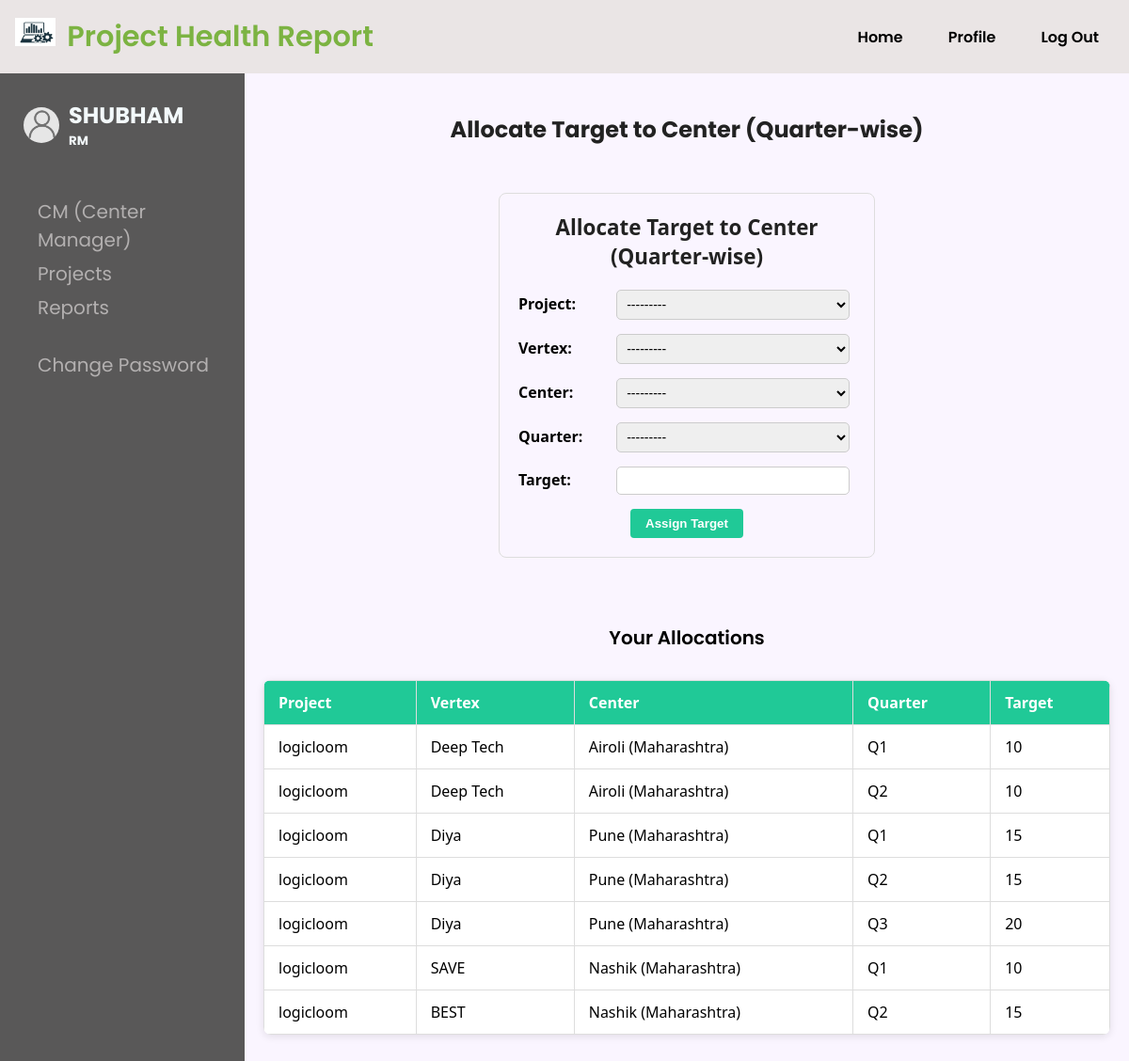
The page /allocations/rm-allocates/ (signed in) on the database its author committed.
### user_roles/models.py (models this page shows, shortened)
class Multiuser(AbstractUser):
    ROLE_CHOICES = [
        ('pmo', 'PMO (Project Management Office)'),
        ('vp', 'VP (Vice President)'),
        ('rm', 'RM (Regional Manager)'),
        ('cm', 'CM (Center Manager)')
    ]
    role = models.CharField(max_length=10, choices=ROLE_CHOICES)
    security_question = models.CharField(max_length=255)
    security_answer = models.CharField(max_length=255)

### batches/models.py (models this page shows)
class AssignCenter(models.Model):
    center = models.CharField(max_length=50, choices=CENTER_CHOICES, unique=True)
    cm_user = models.OneToOneField(settings.AUTH_USER_MODEL, on_delete=models.CASCADE)
    def __str__(self):
        return f"{self.get_center_display()}"

### allocation/models.py (models this page shows)
class RmCenterQuarterAllocation(models.Model):
    project = models.ForeignKey(CreateProject, on_delete=models.CASCADE)
    vertex = models.CharField(max_length=50, choices=VertexAllocation.VERTEX_CHOICES)
    center = models.ForeignKey(AssignCenter, on_delete=models.CASCADE)  # could be a centre model
    quarter = models.CharField(max_length=2, choices=[('Q1','Q1'),('Q2','Q2'),('Q3','Q3'),('Q4','Q4')])
    target = models.PositiveIntegerField()
    rm_user = models.ForeignKey(settings.AUTH_USER_MODEL, on_delete=models.CASCADE)
    class Meta:
        unique_together = ('project', 'vertex', 'center', 'quarter', 'rm_user')

### projects/models.py (models this page shows)
class CreateProject(models.Model):
    name = models.CharField(max_length=255)
    description = models.TextField(blank=True)
    total_target = models.PositiveIntegerField()
    start_date = models.DateField()
    end_date = models.DateField()
    created_by = models.ForeignKey(settings.AUTH_USER_MODEL, on_delete=models.CASCADE)
    def __str__(self):
        return self.name  # this makes the dropdown show project names

### allocation/views.py (the view)
# urls.py: path('rm-allocates/', views.rm_allocates_center, name="n_rm_allocates"),
def rm_allocates_center(request):
    if request.method == 'POST':
        form = RmCenterQuarterForm(request.POST)
        if form.is_valid():
            allocation = form.save(commit=False)
            allocation.rm_user = request.user
            allocation.save()
            return redirect('n_rm_allocates')
    else:
        form = RmCenterQuarterForm()
    my_allocations = RmCenterQuarterAllocation.objects.filter(rm_user=request.user)
    has_allocations = my_allocations.exists()
    return render(request, 'rm.html', {
        'rmform': form,
        'center_assign': my_allocations,
        'has_allocations': has_allocations,
    })

### allocation/forms.py
class RmCenterQuarterForm(forms.ModelForm):
    class Meta:
        model = RmCenterQuarterAllocation
        fields = ['project', 'vertex', 'center', 'quarter', 'target']
    def __init__(self, *args, **kwargs):
        super(RmCenterQuarterForm, self).__init__(*args, **kwargs)

### allocation/templates/rm.html (shortened to what this page needs)
{% extends "profile.html" %}
{% load static %}
{% block css %}
    <link rel="stylesheet" type="text/css" href="{% static 'css/vp_rm_center.css' %}">
{% endblock %}
{% block profile_content %}
    <h2 class="page-title">Allocate Target to Center (Quarter-wise)</h2>
    <form method="post" class="allocation-form">
        <h2 class="form-title">Allocate Target to Center (Quarter-wise)</h2>
        <div class="form-group">
            {{ rmform.project.label_tag }} {{ rmform.project }}
        </div>
        <div class="form-group">
            {{ rmform.vertex.label_tag }} {{ rmform.vertex }}
        </div>
        <div class="form-group">
            {{ rmform.center.label_tag }} {{ rmform.center }}
        </div>
        <div class="form-group">
            {{ rmform.quarter.label_tag }} {{ rmform.quarter }}
        </div>
        <div class="form-group">
            {{ rmform.target.label_tag }} {{ rmform.target }}
        </div>
        <button type="submit" class="submit-btn">Assign Target</button>
    </form>
    <h3 class="section-title">Your Allocations</h3>
    {% if has_allocations %}
        <table class="allocation-table">
            <thead>
                <tr>
                    <th>Project</th>
                    <th>Vertex</th>
                    <th>Center</th>
                    <th>Quarter</th>
                    <th>Target</th>
                </tr>
            </thead>
            <tbody>
                {% for alloc in center_assign %}
                    <tr>
                        <td>{{ alloc.project.name }}</td>
                        <td>{{ alloc.vertex }}</td>
                        <td>{{ alloc.center }}</td>
                        <td>{{ alloc.quarter }}</td>
                        <td>{{ alloc.target }}</td>
                    </tr>
                {% endfor %}
            </tbody>
        </table>
    {% else %}
        <p class="no-allocations">You have not allocated any targets yet.</p>
    {% endif %}
{% endblock %}

### user_roles/templates/profile.html (shortened to what this page needs)
{% extends "home.html" %}
{% load static %}
{% block content %}
    <div class="sidenav">
        <div class='user_data'>
            <img src="{% static 'img/user_icon.png' %}" alt="user-icon" >
            <div class="user_info">
                <h2>{{ user.username }}</h2>
                <h5>{{ user.role }}</h5>
            </div>
        </div><br><br>
        {% if user.is_authenticated %}
            {% if user.role == 'pmo' %}
                <a href="{% url 'n_createproject' %}">Create Project</a>
            {% elif user.role == 'vp' %}
                <a href="{% url 'n_assign_region' %}">RM (Regional Manager)</a>
            {% elif user.role == 'rm' %}
                <a href="{% url 'n_assign_center' %}">CM (Center Manager)</a>
            {% else %}
                <a href="{% url 'n_create_batch' %}">Create Batch</a>
                <a href="{% url 'n_batchlist' %}">Batches</a>
            {% endif %}
            <a href="{% url 'n_projectlist' %}">Projects</a>
            <a href="{% url 'n_filter_report' %}">Reports</a>
            <br>
            <a href="{% url 'n_changepassword' %}">Change Password</a>
        {% endif %}
	</div>
    <main class='main_class'>
        {% block profile_content %}
        {% endblock %}
    </main>
{% endblock %}

### static/css/home_profile.css (style rules this page uses)
:root { --extra-light: #faf5ff; --max-width: 1200px; }
* { padding: 0; margin: 0; box-sizing: border-box; }
a { text-decoration: none; }
body { font-family: "Poppins", sans-serif; background-color: var(--extra-light); }
.sidenav { height:100%; width:260px; position: fixed; z-index:1; top:0; left:0; background-color:#595858; overflow-x: hidden; padding-top:90px; }
.sidenav a { padding:0px 3px 6px 40px; text-decoration: none; font-size:20px; color: #b3b0b0; display:block; }
.main_class { margin-top: 100px; margin-left: 260px; padding: 20px; width: calc(100% - 260px); box-sizing: border-box; display: flex; justify-content: center; align-items: center; flex-direction: column; min-height: 100vh; }
.user_data { display: flex; align-items: center; gap: 10px; margin-top: 15px; }
.user_data img { width: 38px; height: 38px; object-fit: cover; border-radius: 50%; margin-left: 25px; }
.user_info h2, .user_info h5 { margin: 0; padding: 0; color: rgb(243, 249, 251); text-transform: uppercase; }

### static/css/vp_rm_center.css (style rules this page uses)
.allocation-table { width: 60%; margin: 20px auto; border-collapse: collapse; font-family: 'Segoe UI', sans-serif; box-shadow: 0 2px 8px rgba(0,0,0,0.1); background: #fff; border-radius: 8px; overflow: hidden; }
.allocation-table th, .allocation-table td { text-align: left; border-bottom: 1px solid #eee; }
.allocation-table th { background-color: #00b894; color: #fff; }
.page-title { font-size: 24px; font-weight: bold; margin-bottom: 20px; color: #222; }
.section-title { font-size: 20px; font-weight: 600; margin-top: 40px; margin-bottom: 15px; }
.allocation-form { padding: 20px; border-radius: 8px; margin-bottom: 30px; border: 1px solid #ddd; max-width: 500px; }
.allocation-form button.submit-btn { margin-top: 10px; padding: 8px 16px; background-color: #20c997; color: white; border: none; border-radius: 4px; font-weight: bold; cursor: pointer; }
.allocation-table { width: 100%; border-collapse: collapse; margin-top: 15px; }
.allocation-table th, .allocation-table td { padding: 12px 15px; border: 1px solid #ddd; text-align: left; }
.allocation-table thead th { background-color: #20c997; color: white; font-weight: bold; }
.allocation-form { max-width: 400px; margin: 30px auto; padding: 20px; font-family: 'Segoe UI', sans-serif; }
.form-title { text-align: center; font-size: 1.4rem; font-weight: bold; margin-bottom: 20px; color: #222; }
.form-group { margin-bottom: 15px; }
.form-group label { display: inline-block; width: 100px; font-weight: 600; }
.form-group select, .form-group input[type="text"], .form-group input[type="number"] { width: calc(100% - 110px); padding: 6px; font-size: 14px; border-radius: 5px; border: 1px solid #ccc; }
.submit-btn { display: block; margin: 0 auto; padding: 8px 18px; color: white; font-weight: bold; }

### rows shown on the page
Multiuser: username "SHUBHAM", role "RM"
AssignCenter: center "---------"
RmCenterQuarterAllocation: project.name "logicloom", vertex "Deep Tech", center "Airoli (Maharashtra)", quarter "Q1", target "10"
RmCenterQuarterAllocation: project.name "logicloom", vertex "Deep Tech", center "Airoli (Maharashtra)", quarter "Q2", target "10"
RmCenterQuarterAllocation: project.name "logicloom", vertex "Diya", center "Pune (Maharashtra)", quarter "Q1", target "15"
RmCenterQuarterAllocation: project.name "logicloom", vertex "Diya", center "Pune (Maharashtra)", quarter "Q2", target "15"
RmCenterQuarterAllocation: project.name "logicloom", vertex "Diya", center "Pune (Maharashtra)", quarter "Q3", target "20"
RmCenterQuarterAllocation: project.name "logicloom", vertex "SAVE", center "Nashik (Maharashtra)", quarter "Q1", target "10"
RmCenterQuarterAllocation: project.name "logicloom", vertex "BEST", center "Nashik (Maharashtra)", quarter "Q2", target "15"

### other values the page prints
{{ rmform.project.label_tag }} "Project:"
{{ rmform.vertex.label_tag }} "Vertex:"
{{ rmform.center.label_tag }} "Center:"
{{ rmform.quarter.label_tag }} "Quarter:"
{{ rmform.target.label_tag }} "Target:"
